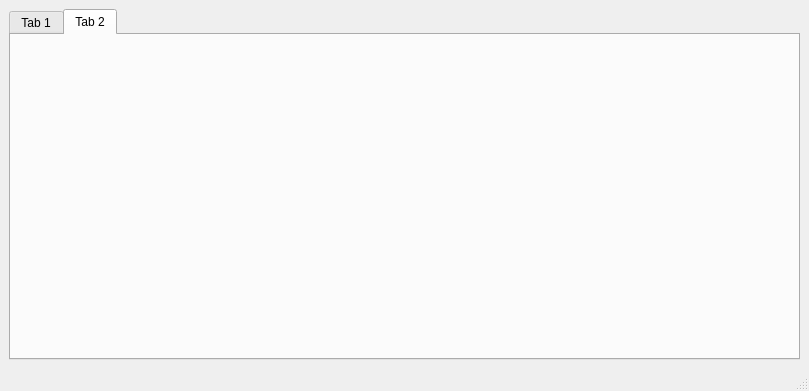
<?xml version="1.0" encoding="UTF-8"?>
<ui version="4.0">
 <class>MainWindow</class>
 <widget class="QMainWindow" name="MainWindow">
  <property name="geometry">
   <rect>
    <x>0</x>
    <y>0</y>
    <width>809</width>
    <height>391</height>
   </rect>
  </property>
  <property name="windowTitle">
   <string>MainWindow</string>
  </property>
  <widget class="QWidget" name="centralwidget">
   <layout class="QGridLayout" name="gridLayout">
    <item row="0" column="0">
     <widget class="QTabWidget" name="tabWidget">
      <property name="currentIndex">
       <number>1</number>
      </property>
      <widget class="QWidget" name="tab">
       <attribute name="title">
        <string>Tab 1</string>
       </attribute>
      </widget>
      <widget class="QWidget" name="tab_2">
       <attribute name="title">
        <string>Tab 2</string>
       </attribute>
      </widget>
     </widget>
    </item>
   </layout>
  </widget>
  <widget class="QMenuBar" name="menubar">
   <property name="geometry">
    <rect>
     <x>0</x>
     <y>0</y>
     <width>809</width>
     <height>28</height>
    </rect>
   </property>
  </widget>
  <widget class="QStatusBar" name="statusbar"/>
 </widget>
 <resources/>
 <connections/>
</ui>
